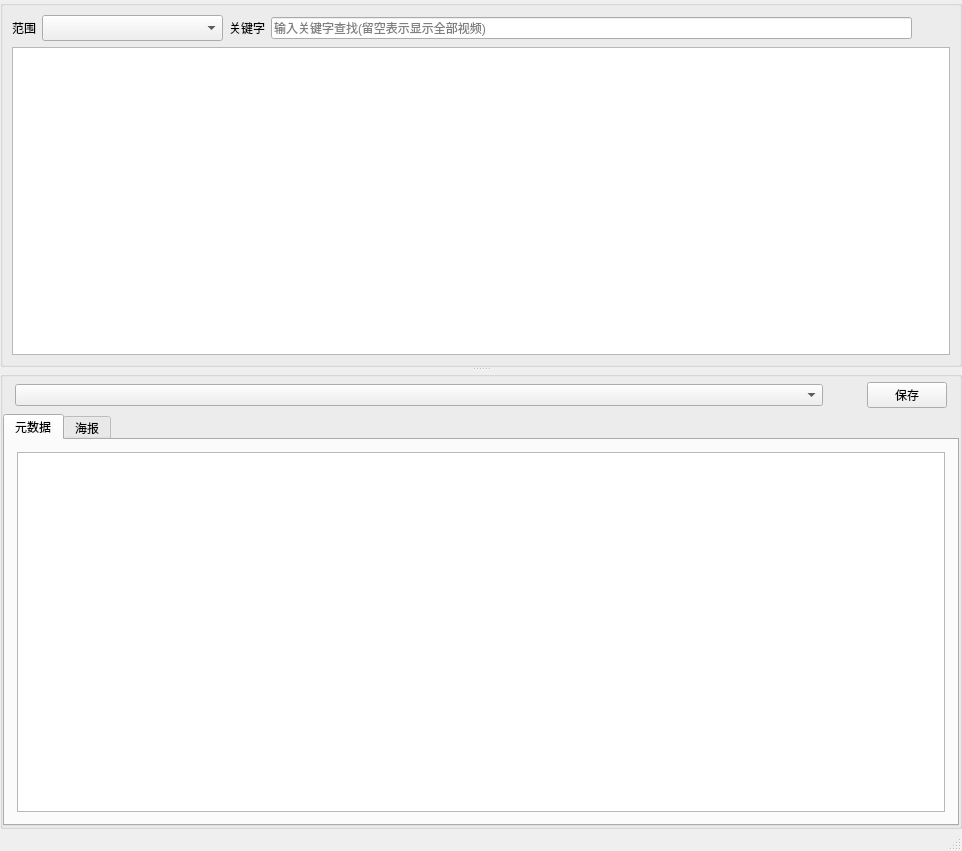
<?xml version="1.0" encoding="UTF-8"?>
<ui version="4.0">
 <class>MainWindow</class>
 <widget class="QMainWindow" name="MainWindow">
  <property name="geometry">
   <rect>
    <x>0</x>
    <y>0</y>
    <width>962</width>
    <height>851</height>
   </rect>
  </property>
  <property name="windowTitle">
   <string>Synology 视频元数据修改工具</string>
  </property>
  <property name="tabShape">
   <enum>QTabWidget::Rounded</enum>
  </property>
  <widget class="QWidget" name="centralwidget">
   <layout class="QVBoxLayout" name="verticalLayout_2">
    <property name="leftMargin">
     <number>0</number>
    </property>
    <property name="topMargin">
     <number>0</number>
    </property>
    <property name="rightMargin">
     <number>0</number>
    </property>
    <property name="bottomMargin">
     <number>0</number>
    </property>
    <item>
     <widget class="QSplitter" name="splitter">
      <property name="orientation">
       <enum>Qt::Vertical</enum>
      </property>
      <widget class="QGroupBox" name="gb_dsm_search_result">
       <property name="title">
        <string/>
       </property>
       <layout class="QGridLayout" name="gridLayout">
        <item row="0" column="3">
         <widget class="QLineEdit" name="edt_dsm_search_keyword">
          <property name="statusTip">
           <string>输入关键字查找(留空表示显示当前资料库全部视频)</string>
          </property>
          <property name="placeholderText">
           <string>输入关键字查找(留空表示显示全部视频)</string>
          </property>
         </widget>
        </item>
        <item row="0" column="2">
         <widget class="QLabel" name="label">
          <property name="text">
           <string>关键字</string>
          </property>
         </widget>
        </item>
        <item row="0" column="4">
         <widget class="QPushButton" name="btn_dsm_search">
          <property name="sizePolicy">
           <sizepolicy hsizetype="Fixed" vsizetype="Fixed">
            <horstretch>0</horstretch>
            <verstretch>0</verstretch>
           </sizepolicy>
          </property>
          <property name="statusTip">
           <string>查找VideoStation视频</string>
          </property>
          <property name="styleSheet">
           <string notr="true">QPushButton
{
	background-image:url(:/interface/res/interface/btn_search.png);
	background-repeat:no-repeat;
	background-position: center center;
	border:none;
}
QPushButton:hover
{
	background-image:url(:/interface/res/interface/btn_search_hover.png);
}
QPushButton:checked {
    background-image:url(:/interface/res/interface/btn_stop.png);
}
QPushButton:checked:hover {
    background-image:url(:/interface/res/interface/btn_stop_hover.png);
}</string>
          </property>
          <property name="text">
           <string/>
          </property>
          <property name="checkable">
           <bool>true</bool>
          </property>
         </widget>
        </item>
        <item row="0" column="1">
         <widget class="QComboBox" name="cb_dsm_search_kind">
          <property name="minimumSize">
           <size>
            <width>181</width>
            <height>26</height>
           </size>
          </property>
          <property name="maximumSize">
           <size>
            <width>181</width>
            <height>26</height>
           </size>
          </property>
          <property name="statusTip">
           <string>VideoStation资料库</string>
          </property>
          <property name="frame">
           <bool>true</bool>
          </property>
         </widget>
        </item>
        <item row="0" column="0">
         <widget class="QLabel" name="label_2">
          <property name="text">
           <string>范围</string>
          </property>
         </widget>
        </item>
        <item row="1" column="0" colspan="5">
         <widget class="QListWidget" name="lst_dsm_search_result">
          <property name="font">
           <font>
            <pointsize>12</pointsize>
            <italic>true</italic>
           </font>
          </property>
          <property name="toolTip">
           <string>双击选择影片进行下一步操作</string>
          </property>
          <property name="iconSize">
           <size>
            <width>120</width>
            <height>180</height>
           </size>
          </property>
          <property name="movement">
           <enum>QListView::Static</enum>
          </property>
          <property name="flow">
           <enum>QListView::LeftToRight</enum>
          </property>
          <property name="resizeMode">
           <enum>QListView::Adjust</enum>
          </property>
          <property name="layoutMode">
           <enum>QListView::SinglePass</enum>
          </property>
          <property name="spacing">
           <number>5</number>
          </property>
          <property name="viewMode">
           <enum>QListView::IconMode</enum>
          </property>
          <property name="wordWrap">
           <bool>false</bool>
          </property>
         </widget>
        </item>
       </layout>
      </widget>
      <widget class="QGroupBox" name="groupBox">
       <property name="title">
        <string/>
       </property>
       <layout class="QVBoxLayout" name="verticalLayout">
        <property name="leftMargin">
         <number>0</number>
        </property>
        <property name="topMargin">
         <number>0</number>
        </property>
        <property name="rightMargin">
         <number>0</number>
        </property>
        <property name="bottomMargin">
         <number>0</number>
        </property>
        <item>
         <layout class="QHBoxLayout" name="horizontalLayout_2">
          <property name="leftMargin">
           <number>12</number>
          </property>
          <property name="topMargin">
           <number>5</number>
          </property>
          <property name="rightMargin">
           <number>12</number>
          </property>
          <item>
           <widget class="QComboBox" name="cb_current_video">
            <property name="statusTip">
             <string>当前修改的视频</string>
            </property>
           </widget>
          </item>
          <item>
           <widget class="QPushButton" name="btn_meta_search">
            <property name="sizePolicy">
             <sizepolicy hsizetype="Fixed" vsizetype="Fixed">
              <horstretch>0</horstretch>
              <verstretch>0</verstretch>
             </sizepolicy>
            </property>
            <property name="statusTip">
             <string>查找当前视频元数据</string>
            </property>
            <property name="styleSheet">
             <string notr="true">QPushButton
{
	background-image:url(:/interface/res/interface/btn_search.png);
	background-repeat:no-repeat;
	background-position: center center;
	border:none;
}
QPushButton:hover
{
	background-image:url(:/interface/res/interface/btn_search_hover.png);
}
QPushButton:checked {
    background-image:url(:/interface/res/interface/btn_stop.png);
}
QPushButton:checked:hover {
    background-image:url(:/interface/res/interface/btn_stop_hover.png);
}</string>
            </property>
            <property name="text">
             <string/>
            </property>
            <property name="checkable">
             <bool>true</bool>
            </property>
            <property name="flat">
             <bool>false</bool>
            </property>
           </widget>
          </item>
          <item>
           <widget class="QPushButton" name="btn_save">
            <property name="sizePolicy">
             <sizepolicy hsizetype="Fixed" vsizetype="Fixed">
              <horstretch>0</horstretch>
              <verstretch>0</verstretch>
             </sizepolicy>
            </property>
            <property name="statusTip">
             <string>保存修改结果到VideoStation</string>
            </property>
            <property name="text">
             <string>保存</string>
            </property>
            <property name="flat">
             <bool>false</bool>
            </property>
           </widget>
          </item>
         </layout>
        </item>
        <item>
         <widget class="QTabWidget" name="tabWidget">
          <property name="currentIndex">
           <number>0</number>
          </property>
          <widget class="QWidget" name="tab_meta">
           <attribute name="title">
            <string>元数据</string>
           </attribute>
           <layout class="QHBoxLayout" name="horizontalLayout">
            <property name="leftMargin">
             <number>12</number>
            </property>
            <property name="topMargin">
             <number>12</number>
            </property>
            <property name="rightMargin">
             <number>12</number>
            </property>
            <property name="bottomMargin">
             <number>12</number>
            </property>
            <item>
             <widget class="TblMetadata" name="table_video_meta">
              <property name="frameShadow">
               <enum>QFrame::Raised</enum>
              </property>
              <property name="showGrid">
               <bool>false</bool>
              </property>
              <attribute name="horizontalHeaderVisible">
               <bool>false</bool>
              </attribute>
              <attribute name="horizontalHeaderHighlightSections">
               <bool>false</bool>
              </attribute>
              <attribute name="verticalHeaderVisible">
               <bool>false</bool>
              </attribute>
              <attribute name="verticalHeaderHighlightSections">
               <bool>false</bool>
              </attribute>
             </widget>
            </item>
           </layout>
          </widget>
          <widget class="QWidget" name="tab_pices">
           <attribute name="title">
            <string>海报</string>
           </attribute>
           <layout class="QGridLayout" name="gridLayout_2">
            <item row="0" column="0" colspan="4">
             <widget class="QListWidget" name="lst_pices"/>
            </item>
            <item row="1" column="0">
             <widget class="QToolButton" name="btn_add_pic">
              <property name="text">
               <string>+</string>
              </property>
             </widget>
            </item>
            <item row="1" column="1">
             <widget class="QToolButton" name="btn_del_pic">
              <property name="text">
               <string>-</string>
              </property>
             </widget>
            </item>
            <item row="1" column="2">
             <widget class="QLabel" name="label_3">
              <property name="sizePolicy">
               <sizepolicy hsizetype="Expanding" vsizetype="Preferred">
                <horstretch>0</horstretch>
                <verstretch>0</verstretch>
               </sizepolicy>
              </property>
              <property name="styleSheet">
               <string notr="true">color:rgb(161, 88, 255)</string>
              </property>
              <property name="text">
               <string>可以直接拖入多张图片，前两张图片会写入VideoStation。第一张为海报，第二张为背景；在列表内拖动图片可以调整图片顺序。</string>
              </property>
              <property name="alignment">
               <set>Qt::AlignCenter</set>
              </property>
             </widget>
            </item>
            <item row="1" column="3">
             <widget class="QSlider" name="hs_zoom">
              <property name="sizePolicy">
               <sizepolicy hsizetype="Fixed" vsizetype="Fixed">
                <horstretch>0</horstretch>
                <verstretch>0</verstretch>
               </sizepolicy>
              </property>
              <property name="orientation">
               <enum>Qt::Horizontal</enum>
              </property>
             </widget>
            </item>
           </layout>
          </widget>
         </widget>
        </item>
       </layout>
      </widget>
     </widget>
    </item>
   </layout>
  </widget>
  <widget class="QStatusBar" name="statusbar"/>
 </widget>
 <customwidgets>
  <customwidget>
   <class>TblMetadata</class>
   <extends>QTableWidget</extends>
   <header>widgets.tbl_edit_metadata</header>
  </customwidget>
 </customwidgets>
 <resources>
  <include location="res_rc.qrc"/>
 </resources>
 <connections/>
</ui>
